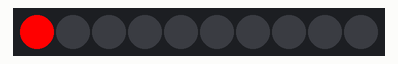
Simulated run of this sketch. Board: Arduino Uno, built with avr-gcc and run on an emulated ATmega328P. Parts: 10 RGB LEDs in strip order, left to right.

Above: at 0.05 s.
At 0.56 s:
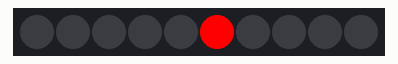
At 1.08 s:
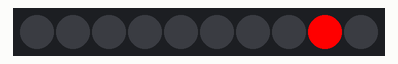
At 1.7 s:
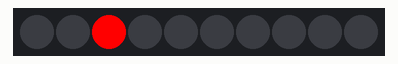
At 2.21 s:
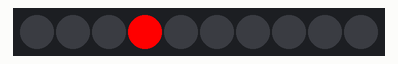

Measured:
- by itself, everything shown: repeats every 1.9 s, in 18 steps

The sketch:

Kod.ino
```cpp
#include <FastLED.h>
#define NUM_LEDS 10
#define DATA_PIN 7
CRGB leds[NUM_LEDS];
byte Color_R = 255;
byte Color_G = 0;
byte Color_B = 0;
int Fast_Delay=100;
void setup() {
  FastLED.addLeds<WS2812B, DATA_PIN, GRB>(leds, NUM_LEDS);
  FastLED.setBrightness(255);
}

void loop() {
  for (int i = 0; i < 10; i++) {
    leds[i].setRGB(Color_R, Color_G, Color_B);
    FastLED.show();
    delay(Fast_Delay);
    leds[i].setRGB(0, 0, 0);
    FastLED.show();
  }
  for (int i = 8; i >0; i--) {
    leds[i].setRGB(Color_R, Color_G, Color_B);
    FastLED.show();
    delay(Fast_Delay);
    leds[i].setRGB(0, 0, 0);
    FastLED.show();
  }
}
```
